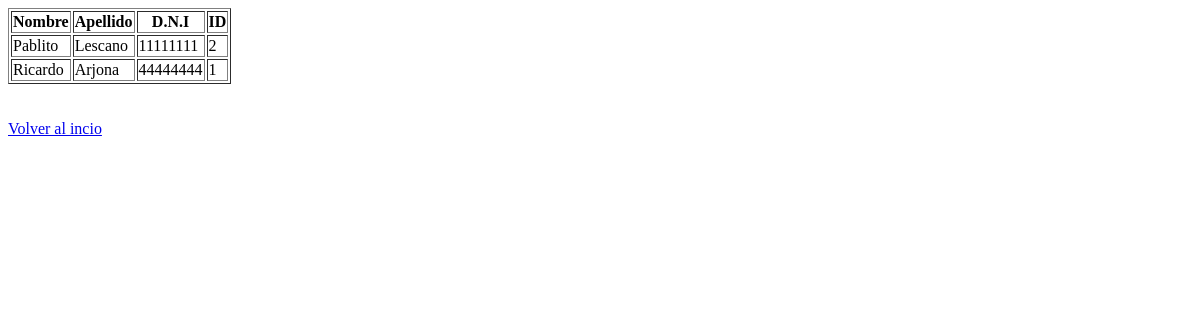
The page /GoToEvent/Artist/readAll on the database as committed earlier.
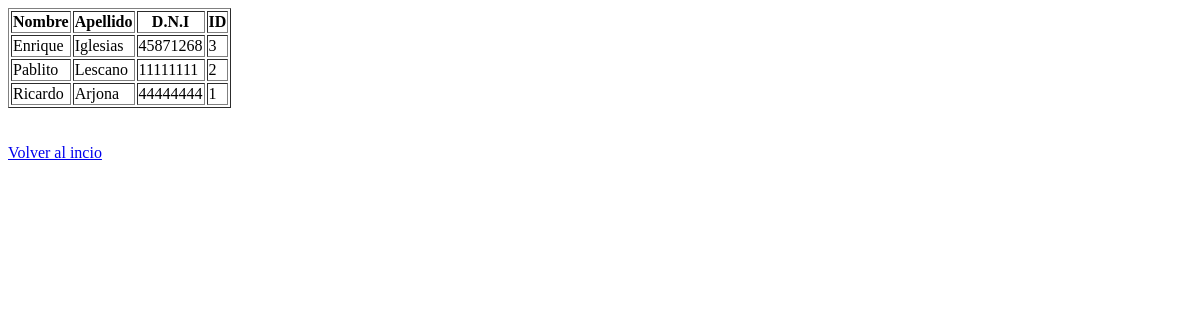
The same page on the database as committed later.
### tables this page shows
CREATE TABLE `artists` (
  `id_artist` int(11) NOT NULL,
  `name` varchar(50) NOT NULL,
  `last_name` varchar(50) NOT NULL,
  `dni` varchar(8) NOT NULL
);

### GoToEvent/controllers/ArtistController.php (called while the page is built, shortened)
<?php
class ArtistController
{
    protected $dao;
    public function __construct()
    {
        $this->dao=Dao::getInstance();
    }
    public function readAll()
    {
        $lista = $this->dao->readAll();
        require (ROOT . VIEWS . "viewartists.php");
    }
}

### GoToEvent/index.php (called while the page is built, shortened)
<?php
	require_once "config/Autoload.php";
	require_once "config/Router.php";
    Router::direccionar(new Request());
?>

### GoToEvent/models/Artist.php (called while the page is built, shortened)
<?php
class Artist
{
	private $dni;
	private $last_name;
	private $name;
	private $id_artist;
	function __construct($dni='',$name='',$last_name='',$id_artist='')
	{
		$this->dni = $dni;
		$this->name = $name;
		$this->last_name = $last_name;
		$this->id_artist = $id_artist;
	}
	public function getDni()
	{
		return $this->dni;
	}
	public function getLastName()
	{
		return $this->last_name;
	}
	public function getName()
	{
		return $this->name;
	}
	public function getId()
	{
		return $this->id_artist;
	}
}
?>

### GoToEvent/daos/daodb/connection.php (called while the page is built, shortened)
<?php
class Connection {
     private $pdo = null;
     private static $instance = null;
     public function __construct()
     {
          try
          {
               $this->pdo = new \PDO("mysql:host=" . DB_HOST . ";dbname=" . DB_NAME, DB_USER, DB_PASS);
               $this->pdo->setAttribute(\PDO::ATTR_ERRMODE, \PDO::ERRMODE_EXCEPTION);
          }
          catch (Exception $ex)
          {
               throw $ex;
          }
     }
     public static function getInstance()
     {
         if(self::$instance == null)
            self::$instance = new Connection();
         return self::$instance;
     }
     public function execute($query, $parameters = array())
     {
          try
          {
               $this->pdoStatement = $this->pdo->prepare($query);
               $this->pdoStatement->execute();
               return $this->pdoStatement->fetchAll();
          }
          catch(Exception $ex)
          {
               throw $ex;
          }
     }
}

### GoToEvent/daos/daodb/artistdao.php (called while the page is built, shortened)
<?php
class ArtistDao extends Singleton implements \interfaces\Crud
{
    public function readAll()
    {
        $sql = "SELECT * FROM artists";
        try
        {
            $this->connection = Connection::getInstance();
            $resultSet = $this->connection->execute($sql);
        }
        catch(PDOException $e)
        {
			echo $e;
		}
        if(!empty($resultSet))
            return $this->mapear($resultSet);
        else
            return false;
    }
	protected function mapear($value) {
		$value = is_array($value) ? $value : [];
		$resp = array_map(function($p){
		    return new M_Artist( $p['dni'], $p['name'], $p['last_name'], $p['id_artist']);
        }, $value);
            return count($resp) > 0 ? $resp : null;
     }
}

### GoToEvent/config/Autoload.php (called while the page is built, shortened)
<?php namespace config;
class Autoload
{
    public static function Start()
    {
        spl_autoload_register(function ($instancia) {
        	$instancia = strtolower($instancia);
            $ruta = ROOT . str_replace("\\", "/", $instancia) . ".php";
        });
    }
}

### GoToEvent/views/viewartists.php (the view, shortened to what this page needs)
<!DOCTYPE html>
<html>
<head>
</head>
<body>
<?php if(isset($lista)){  ?>
	<table border="1">
		<tr>
			<th>Nombre</th>
			<th>Apellido</th>
			<th>D.N.I</th>
			<th>ID</th>
		</tr>
	<?php while(!empty($lista)){ ?>
		<?php $artista = array_pop($lista) ?>
		<tr>
			<td><?php echo $artista->getName(); ?></td>
			<td><?php echo $artista->getLastName(); ?></td>
			<td><?php echo $artista->getDni(); ?></td>
			<td><?php echo $artista->getId(); ?></td>
		</tr>
	<?php } ?>
	</table>
<?php } else { ?>
	<h2>No hay artistas</h2>
	<?php } ?>
	<br><br>
	<div>
		<a href="<?php echo BASE; ?>views/index">Volver al incio</a>
	</div>
</body>
</html>

### GoToEvent/config/Router.php (shortened to what this page needs)
<?php
class Router
{
    public static function direccionar(Request $request)
    {
        $metodo = $request->getMetodo();
        $parametros = $request->getParametros();
        $controlador = new $objeto();
        if (!isset($parametros)) {
            call_user_func(array($controlador, $metodo));
        } else {
            call_user_func_array(array($controlador, $metodo), $parametros);
        }
    }
}

Rows that differ between the two databases and show on the page:
added artists: name "Enrique", last_name "Iglesias", dni "45871268", id_artist "3"
